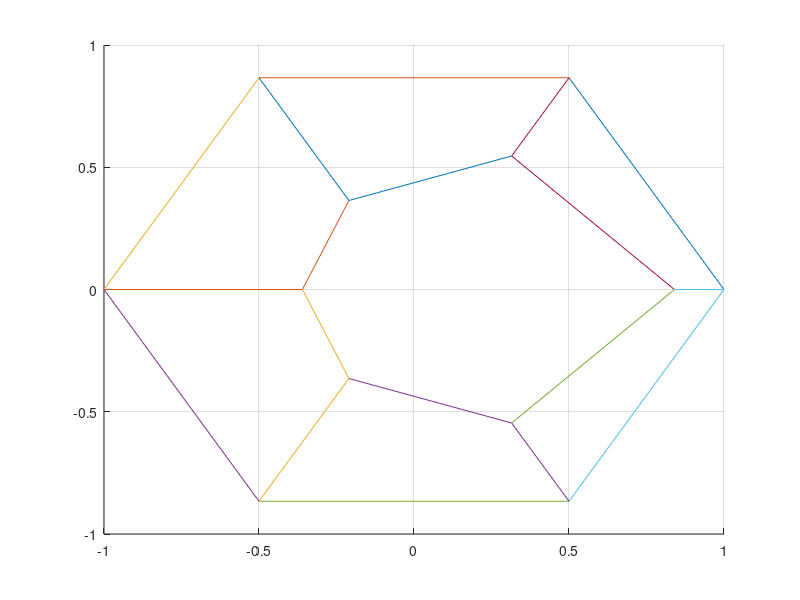

The MATLAB script that drew this image:
# The defined points in R3:
p1 = [1.000; -0.800; 0.000]
p2 = [0.500; -0.800; -0.866]
p3 = [-0.500; -0.800; -0.866]
p4 = [-1.000; -0.800; 0.000]
p5 = [-0.500; -0.800; 0.866]
p6 = [0.500; -0.800; 0.866]
p7 = [0.840; -0.400; 0.000]
p8 = [0.315; 0.125; -0.546]
p9 = [-0.210; 0.650; -0.364]
p10 = [-0.360; 0.800; 0.000]
p11 = [-0.210; 0.650; 0.364]
p12 = [0.315; 0.125; 0.546]

# Matrix so that we can tranform it later.
M = [p1, p2, p3, p4, p5, p6, p7, p8, p9, p10, p11, p12]


# Transform matrix.
T =  [1, 0, 0; 0, cos(pi/2), -sin(pi/2); 0, sin(pi/2), cos(pi/2)]
M = T * M


# Define plot settings.
hold on # Plot in same plot.
grid on # Turn on the grid for our plot.

# Plot lines between points.
plot([ M(1, 1) M(1, 2)], [M(2, 1) M(2, 2) ])
plot([ M(1, 2) M(1, 3)], [M(2, 2) M(2, 3) ])
plot([ M(1, 3) M(1, 4)], [M(2, 3) M(2, 4) ])
plot([ M(1, 4) M(1, 5)], [M(2, 4) M(2, 5) ])
plot([ M(1, 5) M(1, 6)], [M(2, 5) M(2, 6) ])
plot([ M(1, 6) M(1, 1)], [M(2, 6) M(2, 1) ])
plot([ M(1, 7) M(1, 8)], [M(2, 7) M(2, 8) ])
plot([ M(1, 8) M(1, 9)], [M(2, 8) M(2, 9) ])
plot([ M(1, 9) M(1, 10)], [M(2, 9) M(2, 10) ])
plot([ M(1, 10) M(1, 11)], [M(2, 10) M(2, 11) ])
plot([ M(1, 11) M(1, 12)], [M(2, 11) M(2, 12) ])
plot([ M(1, 12) M(1, 7)], [M(2, 12) M(2, 7) ])
plot([ M(1, 1) M(1, 7)], [M(2, 1) M(2, 7) ])
plot([ M(1, 2) M(1, 8)], [M(2, 2) M(2, 8) ])
plot([ M(1, 3) M(1, 9)], [M(2, 3) M(2, 9) ])
plot([ M(1, 4) M(1, 10)], [M(2, 4) M(2, 10) ])
plot([ M(1, 5) M(1, 11)], [M(2, 5) M(2, 11) ])
plot([ M(1, 6) M(1, 12)], [M(2, 6) M(2, 12) ])
